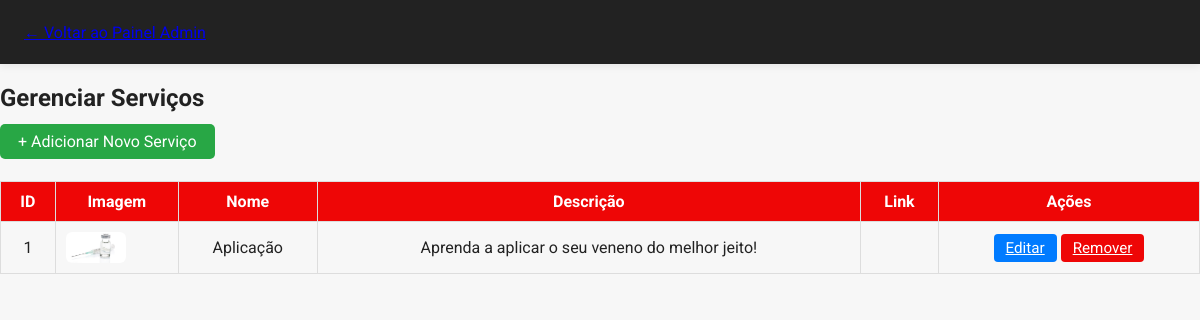
/servicos_admin.php (signed in), run on an earlier commit of the app's database.
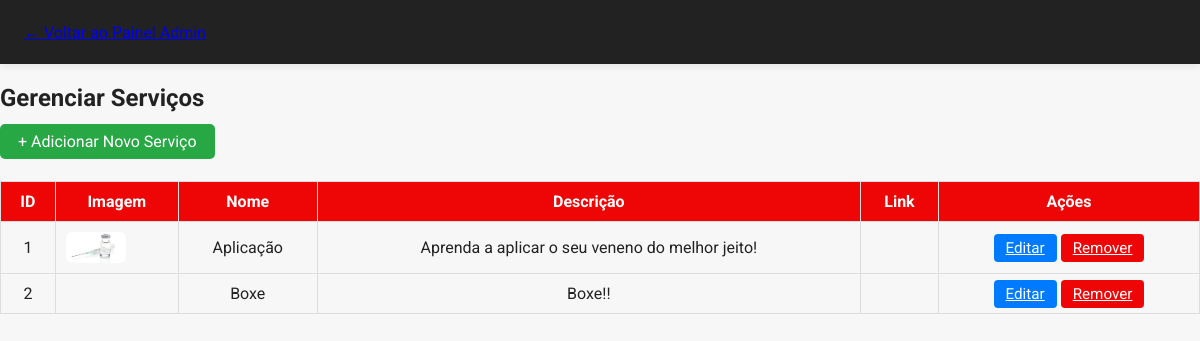
And on a later commit of the database.
### tables this page shows
CREATE TABLE servicos (
    id INTEGER PRIMARY KEY AUTOINCREMENT,
    nome TEXT,
    descricao TEXT,
    imagem TEXT
);

### servicos_admin.php (the view, shortened to what this page needs)
<?php
$db = getDB();
$stmt = $db->query('SELECT * FROM servicos ORDER BY id ASC');
$servicos = $stmt->fetchAll(PDO::FETCH_ASSOC);
?>
<!DOCTYPE html>
<html lang="pt-BR">
<head>
    <link rel="stylesheet" href="style.css">
</head>
<body>
    <header>
        <nav>
            <a href="admin.php">&larr; Voltar ao Painel Admin</a>
        </nav>
    </header>
    <main>
        <h2>Gerenciar Serviços</h2>
        <a href="servico_novo.php" class="btn-add">+ Adicionar Novo Serviço</a>
        <table class="servicos-table">
            <tr>
                <th>ID</th>
                <th>Imagem</th>
                <th>Nome</th>
                <th>Descrição</th>
                <th>Link</th>
                <th>Ações</th>
            </tr>
            <?php foreach ($servicos as $s): ?>
            <tr>
                <td><?= $s['id'] ?></td>
                <td><?php if ($s['imagem']): ?><img src="<?= htmlspecialchars($s['imagem']) ?>" class="img-thumb"><?php endif; ?></td>
                <td><?= htmlspecialchars($s['nome']) ?></td>
                <td><?= nl2br(htmlspecialchars($s['descricao'])) ?></td>
                <td><?= htmlspecialchars($s['link']) ?></td>
                <td>
                    <a href="servico_editar.php?id=<?= $s['id'] ?>" class="btn-edit">Editar</a>
                    <a href="servico_remover.php?id=<?= $s['id'] ?>" class="btn-remove" onclick="return confirm('Tem certeza que deseja remover este serviço?');">Remover</a>
                </td>
            </tr>
            <?php endforeach; ?>
        </table>
    </main>
</body>
</html>

What changed in the data, as far as the page shows it:
added servicos: id "2", nome "Boxe", descricao "Boxe!!"
